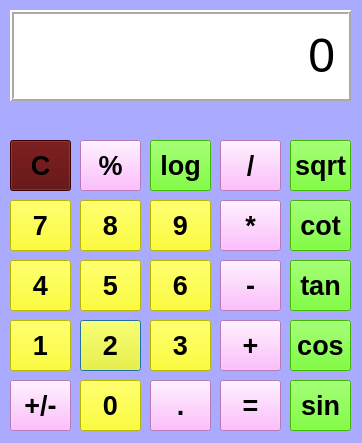
<?xml version="1.0" encoding="UTF-8"?>
<ui version="4.0">
 <class>Dg</class>
 <widget class="QDialog" name="Dg">
  <property name="geometry">
   <rect>
    <x>0</x>
    <y>0</y>
    <width>362</width>
    <height>443</height>
   </rect>
  </property>
  <property name="palette">
   <palette>
    <active>
     <colorrole role="WindowText">
      <brush brushstyle="SolidPattern">
       <color alpha="255">
        <red>0</red>
        <green>0</green>
        <blue>0</blue>
       </color>
      </brush>
     </colorrole>
     <colorrole role="Button">
      <brush brushstyle="SolidPattern">
       <color alpha="255">
        <red>170</red>
        <green>170</green>
        <blue>255</blue>
       </color>
      </brush>
     </colorrole>
     <colorrole role="Base">
      <brush brushstyle="SolidPattern">
       <color alpha="255">
        <red>170</red>
        <green>170</green>
        <blue>255</blue>
       </color>
      </brush>
     </colorrole>
     <colorrole role="Window">
      <brush brushstyle="SolidPattern">
       <color alpha="255">
        <red>170</red>
        <green>170</green>
        <blue>255</blue>
       </color>
      </brush>
     </colorrole>
    </active>
    <inactive>
     <colorrole role="WindowText">
      <brush brushstyle="SolidPattern">
       <color alpha="255">
        <red>0</red>
        <green>0</green>
        <blue>0</blue>
       </color>
      </brush>
     </colorrole>
     <colorrole role="Button">
      <brush brushstyle="SolidPattern">
       <color alpha="255">
        <red>170</red>
        <green>170</green>
        <blue>255</blue>
       </color>
      </brush>
     </colorrole>
     <colorrole role="Base">
      <brush brushstyle="SolidPattern">
       <color alpha="255">
        <red>170</red>
        <green>170</green>
        <blue>255</blue>
       </color>
      </brush>
     </colorrole>
     <colorrole role="Window">
      <brush brushstyle="SolidPattern">
       <color alpha="255">
        <red>170</red>
        <green>170</green>
        <blue>255</blue>
       </color>
      </brush>
     </colorrole>
    </inactive>
    <disabled>
     <colorrole role="WindowText">
      <brush brushstyle="SolidPattern">
       <color alpha="255">
        <red>120</red>
        <green>120</green>
        <blue>120</blue>
       </color>
      </brush>
     </colorrole>
     <colorrole role="Button">
      <brush brushstyle="SolidPattern">
       <color alpha="255">
        <red>170</red>
        <green>170</green>
        <blue>255</blue>
       </color>
      </brush>
     </colorrole>
     <colorrole role="Base">
      <brush brushstyle="SolidPattern">
       <color alpha="255">
        <red>170</red>
        <green>170</green>
        <blue>255</blue>
       </color>
      </brush>
     </colorrole>
     <colorrole role="Window">
      <brush brushstyle="SolidPattern">
       <color alpha="255">
        <red>170</red>
        <green>170</green>
        <blue>255</blue>
       </color>
      </brush>
     </colorrole>
    </disabled>
   </palette>
  </property>
  <property name="font">
   <font>
    <bold>true</bold>
   </font>
  </property>
  <property name="windowTitle">
   <string>CACULATOR</string>
  </property>
  <property name="styleSheet">
   <string notr="true">background-color: rgb(170, 170, 255);
border-color: rgb(255, 255, 255);</string>
  </property>
  <widget class="QPushButton" name="btn1">
   <property name="geometry">
    <rect>
     <x>10</x>
     <y>320</y>
     <width>61</width>
     <height>51</height>
    </rect>
   </property>
   <property name="palette">
    <palette>
     <active>
      <colorrole role="WindowText">
       <brush brushstyle="SolidPattern">
        <color alpha="255">
         <red>0</red>
         <green>0</green>
         <blue>0</blue>
        </color>
       </brush>
      </colorrole>
      <colorrole role="Button">
       <brush brushstyle="SolidPattern">
        <color alpha="255">
         <red>255</red>
         <green>255</green>
         <blue>0</blue>
        </color>
       </brush>
      </colorrole>
      <colorrole role="Light">
       <brush brushstyle="SolidPattern">
        <color alpha="255">
         <red>255</red>
         <green>128</green>
         <blue>0</blue>
        </color>
       </brush>
      </colorrole>
      <colorrole role="Midlight">
       <brush brushstyle="SolidPattern">
        <color alpha="255">
         <red>212</red>
         <green>106</green>
         <blue>0</blue>
        </color>
       </brush>
      </colorrole>
      <colorrole role="Dark">
       <brush brushstyle="SolidPattern">
        <color alpha="255">
         <red>85</red>
         <green>43</green>
         <blue>0</blue>
        </color>
       </brush>
      </colorrole>
      <colorrole role="Mid">
       <brush brushstyle="SolidPattern">
        <color alpha="255">
         <red>113</red>
         <green>57</green>
         <blue>0</blue>
        </color>
       </brush>
      </colorrole>
      <colorrole role="Text">
       <brush brushstyle="SolidPattern">
        <color alpha="255">
         <red>0</red>
         <green>0</green>
         <blue>0</blue>
        </color>
       </brush>
      </colorrole>
      <colorrole role="BrightText">
       <brush brushstyle="SolidPattern">
        <color alpha="255">
         <red>255</red>
         <green>255</green>
         <blue>255</blue>
        </color>
       </brush>
      </colorrole>
      <colorrole role="ButtonText">
       <brush brushstyle="SolidPattern">
        <color alpha="255">
         <red>0</red>
         <green>0</green>
         <blue>0</blue>
        </color>
       </brush>
      </colorrole>
      <colorrole role="Base">
       <brush brushstyle="SolidPattern">
        <color alpha="255">
         <red>255</red>
         <green>255</green>
         <blue>0</blue>
        </color>
       </brush>
      </colorrole>
      <colorrole role="Window">
       <brush brushstyle="SolidPattern">
        <color alpha="255">
         <red>255</red>
         <green>255</green>
         <blue>0</blue>
        </color>
       </brush>
      </colorrole>
      <colorrole role="Shadow">
       <brush brushstyle="SolidPattern">
        <color alpha="255">
         <red>0</red>
         <green>0</green>
         <blue>0</blue>
        </color>
       </brush>
      </colorrole>
      <colorrole role="AlternateBase">
       <brush brushstyle="SolidPattern">
        <color alpha="255">
         <red>212</red>
         <green>170</green>
         <blue>127</blue>
        </color>
       </brush>
      </colorrole>
      <colorrole role="ToolTipBase">
       <brush brushstyle="SolidPattern">
        <color alpha="255">
         <red>255</red>
         <green>255</green>
         <blue>220</blue>
        </color>
       </brush>
      </colorrole>
      <colorrole role="ToolTipText">
       <brush brushstyle="SolidPattern">
        <color alpha="255">
         <red>0</red>
         <green>0</green>
         <blue>0</blue>
        </color>
       </brush>
      </colorrole>
     </active>
     <inactive>
      <colorrole role="WindowText">
       <brush brushstyle="SolidPattern">
        <color alpha="255">
         <red>0</red>
         <green>0</green>
         <blue>0</blue>
        </color>
       </brush>
      </colorrole>
      <colorrole role="Button">
       <brush brushstyle="SolidPattern">
        <color alpha="255">
         <red>255</red>
         <green>255</green>
         <blue>0</blue>
        </color>
       </brush>
      </colorrole>
      <colorrole role="Light">
       <brush brushstyle="SolidPattern">
        <color alpha="255">
         <red>255</red>
         <green>255</green>
         <blue>255</blue>
        </color>
       </brush>
      </colorrole>
      <colorrole role="Midlight">
       <brush brushstyle="SolidPattern">
        <color alpha="255">
         <red>227</red>
         <green>227</green>
         <blue>227</blue>
        </color>
       </brush>
      </colorrole>
      <colorrole role="Dark">
       <brush brushstyle="SolidPattern">
        <color alpha="255">
         <red>160</red>
         <green>160</green>
         <blue>160</blue>
        </color>
       </brush>
      </colorrole>
      <colorrole role="Mid">
       <brush brushstyle="SolidPattern">
        <color alpha="255">
         <red>160</red>
         <green>160</green>
         <blue>160</blue>
        </color>
       </brush>
      </colorrole>
      <colorrole role="Text">
       <brush brushstyle="SolidPattern">
        <color alpha="255">
         <red>0</red>
         <green>0</green>
         <blue>0</blue>
        </color>
       </brush>
      </colorrole>
      <colorrole role="BrightText">
       <brush brushstyle="SolidPattern">
        <color alpha="255">
         <red>255</red>
         <green>255</green>
         <blue>255</blue>
        </color>
       </brush>
      </colorrole>
      <colorrole role="ButtonText">
       <brush brushstyle="SolidPattern">
        <color alpha="255">
         <red>0</red>
         <green>0</green>
         <blue>0</blue>
        </color>
       </brush>
      </colorrole>
      <colorrole role="Base">
       <brush brushstyle="SolidPattern">
        <color alpha="255">
         <red>255</red>
         <green>255</green>
         <blue>0</blue>
        </color>
       </brush>
      </colorrole>
      <colorrole role="Window">
       <brush brushstyle="SolidPattern">
        <color alpha="255">
         <red>255</red>
         <green>255</green>
         <blue>0</blue>
        </color>
       </brush>
      </colorrole>
      <colorrole role="Shadow">
       <brush brushstyle="SolidPattern">
        <color alpha="255">
         <red>105</red>
         <green>105</green>
         <blue>105</blue>
        </color>
       </brush>
      </colorrole>
      <colorrole role="AlternateBase">
       <brush brushstyle="SolidPattern">
        <color alpha="255">
         <red>245</red>
         <green>245</green>
         <blue>245</blue>
        </color>
       </brush>
      </colorrole>
      <colorrole role="ToolTipBase">
       <brush brushstyle="SolidPattern">
        <color alpha="255">
         <red>255</red>
         <green>255</green>
         <blue>220</blue>
        </color>
       </brush>
      </colorrole>
      <colorrole role="ToolTipText">
       <brush brushstyle="SolidPattern">
        <color alpha="255">
         <red>0</red>
         <green>0</green>
         <blue>0</blue>
        </color>
       </brush>
      </colorrole>
     </inactive>
     <disabled>
      <colorrole role="WindowText">
       <brush brushstyle="SolidPattern">
        <color alpha="255">
         <red>85</red>
         <green>43</green>
         <blue>0</blue>
        </color>
       </brush>
      </colorrole>
      <colorrole role="Button">
       <brush brushstyle="SolidPattern">
        <color alpha="255">
         <red>255</red>
         <green>255</green>
         <blue>0</blue>
        </color>
       </brush>
      </colorrole>
      <colorrole role="Light">
       <brush brushstyle="SolidPattern">
        <color alpha="255">
         <red>255</red>
         <green>128</green>
         <blue>0</blue>
        </color>
       </brush>
      </colorrole>
      <colorrole role="Midlight">
       <brush brushstyle="SolidPattern">
        <color alpha="255">
         <red>212</red>
         <green>106</green>
         <blue>0</blue>
        </color>
       </brush>
      </colorrole>
      <colorrole role="Dark">
       <brush brushstyle="SolidPattern">
        <color alpha="255">
         <red>85</red>
         <green>43</green>
         <blue>0</blue>
        </color>
       </brush>
      </colorrole>
      <colorrole role="Mid">
       <brush brushstyle="SolidPattern">
        <color alpha="255">
         <red>113</red>
         <green>57</green>
         <blue>0</blue>
        </color>
       </brush>
      </colorrole>
      <colorrole role="Text">
       <brush brushstyle="SolidPattern">
        <color alpha="255">
         <red>85</red>
         <green>43</green>
         <blue>0</blue>
        </color>
       </brush>
      </colorrole>
      <colorrole role="BrightText">
       <brush brushstyle="SolidPattern">
        <color alpha="255">
         <red>255</red>
         <green>255</green>
         <blue>255</blue>
        </color>
       </brush>
      </colorrole>
      <colorrole role="ButtonText">
       <brush brushstyle="SolidPattern">
        <color alpha="255">
         <red>85</red>
         <green>43</green>
         <blue>0</blue>
        </color>
       </brush>
      </colorrole>
      <colorrole role="Base">
       <brush brushstyle="SolidPattern">
        <color alpha="255">
         <red>255</red>
         <green>255</green>
         <blue>0</blue>
        </color>
       </brush>
      </colorrole>
      <colorrole role="Window">
       <brush brushstyle="SolidPattern">
        <color alpha="255">
         <red>255</red>
         <green>255</green>
         <blue>0</blue>
        </color>
       </brush>
      </colorrole>
      <colorrole role="Shadow">
       <brush brushstyle="SolidPattern">
        <color alpha="255">
         <red>0</red>
         <green>0</green>
         <blue>0</blue>
        </color>
       </brush>
      </colorrole>
      <colorrole role="AlternateBase">
       <brush brushstyle="SolidPattern">
        <color alpha="255">
         <red>245</red>
         <green>245</green>
         <blue>245</blue>
        </color>
       </brush>
      </colorrole>
      <colorrole role="ToolTipBase">
       <brush brushstyle="SolidPattern">
        <color alpha="255">
         <red>255</red>
         <green>255</green>
         <blue>220</blue>
        </color>
       </brush>
      </colorrole>
      <colorrole role="ToolTipText">
       <brush brushstyle="SolidPattern">
        <color alpha="255">
         <red>0</red>
         <green>0</green>
         <blue>0</blue>
        </color>
       </brush>
      </colorrole>
     </disabled>
    </palette>
   </property>
   <property name="font">
    <font>
     <pointsize>20</pointsize>
     <bold>true</bold>
    </font>
   </property>
   <property name="styleSheet">
    <string notr="true">background-color: rgb(255, 255, 0);</string>
   </property>
   <property name="text">
    <string>1</string>
   </property>
   <property name="autoDefault">
    <bool>false</bool>
   </property>
  </widget>
  <widget class="QPushButton" name="btn2">
   <property name="geometry">
    <rect>
     <x>80</x>
     <y>320</y>
     <width>61</width>
     <height>51</height>
    </rect>
   </property>
   <property name="font">
    <font>
     <pointsize>20</pointsize>
     <bold>true</bold>
    </font>
   </property>
   <property name="styleSheet">
    <string notr="true">background-color: rgb(255, 255, 0);</string>
   </property>
   <property name="text">
    <string>2</string>
   </property>
  </widget>
  <widget class="QPushButton" name="btn3">
   <property name="geometry">
    <rect>
     <x>150</x>
     <y>320</y>
     <width>61</width>
     <height>51</height>
    </rect>
   </property>
   <property name="font">
    <font>
     <pointsize>20</pointsize>
     <bold>true</bold>
    </font>
   </property>
   <property name="styleSheet">
    <string notr="true">background-color: rgb(255, 255, 0);</string>
   </property>
   <property name="text">
    <string>3</string>
   </property>
  </widget>
  <widget class="QPushButton" name="btn4">
   <property name="geometry">
    <rect>
     <x>10</x>
     <y>260</y>
     <width>61</width>
     <height>51</height>
    </rect>
   </property>
   <property name="font">
    <font>
     <pointsize>20</pointsize>
     <bold>true</bold>
    </font>
   </property>
   <property name="styleSheet">
    <string notr="true">background-color: rgb(255, 255, 0);</string>
   </property>
   <property name="text">
    <string>4</string>
   </property>
  </widget>
  <widget class="QPushButton" name="btn5">
   <property name="geometry">
    <rect>
     <x>80</x>
     <y>260</y>
     <width>61</width>
     <height>51</height>
    </rect>
   </property>
   <property name="font">
    <font>
     <pointsize>20</pointsize>
     <bold>true</bold>
    </font>
   </property>
   <property name="styleSheet">
    <string notr="true">background-color: rgb(255, 255, 0);</string>
   </property>
   <property name="text">
    <string>5</string>
   </property>
  </widget>
  <widget class="QPushButton" name="btn6">
   <property name="geometry">
    <rect>
     <x>150</x>
     <y>260</y>
     <width>61</width>
     <height>51</height>
    </rect>
   </property>
   <property name="font">
    <font>
     <pointsize>20</pointsize>
     <bold>true</bold>
    </font>
   </property>
   <property name="autoFillBackground">
    <bool>false</bool>
   </property>
   <property name="styleSheet">
    <string notr="true">background-color: rgb(255, 255, 0);</string>
   </property>
   <property name="text">
    <string>6</string>
   </property>
  </widget>
  <widget class="QPushButton" name="btn7">
   <property name="geometry">
    <rect>
     <x>10</x>
     <y>200</y>
     <width>61</width>
     <height>51</height>
    </rect>
   </property>
   <property name="font">
    <font>
     <pointsize>20</pointsize>
     <bold>true</bold>
    </font>
   </property>
   <property name="styleSheet">
    <string notr="true">background-color: rgb(255, 255, 0);</string>
   </property>
   <property name="text">
    <string>7</string>
   </property>
  </widget>
  <widget class="QPushButton" name="btn8">
   <property name="geometry">
    <rect>
     <x>80</x>
     <y>200</y>
     <width>61</width>
     <height>51</height>
    </rect>
   </property>
   <property name="font">
    <font>
     <pointsize>20</pointsize>
     <bold>true</bold>
    </font>
   </property>
   <property name="styleSheet">
    <string notr="true">background-color: rgb(255, 255, 0);</string>
   </property>
   <property name="text">
    <string>8</string>
   </property>
  </widget>
  <widget class="QPushButton" name="btn9">
   <property name="geometry">
    <rect>
     <x>150</x>
     <y>200</y>
     <width>61</width>
     <height>51</height>
    </rect>
   </property>
   <property name="font">
    <font>
     <pointsize>20</pointsize>
     <bold>true</bold>
    </font>
   </property>
   <property name="styleSheet">
    <string notr="true">background-color: rgb(255, 255, 0);</string>
   </property>
   <property name="text">
    <string>9</string>
   </property>
  </widget>
  <widget class="QPushButton" name="btn0">
   <property name="geometry">
    <rect>
     <x>80</x>
     <y>380</y>
     <width>61</width>
     <height>51</height>
    </rect>
   </property>
   <property name="font">
    <font>
     <pointsize>20</pointsize>
     <bold>true</bold>
    </font>
   </property>
   <property name="styleSheet">
    <string notr="true">background-color: rgb(255, 255, 0);</string>
   </property>
   <property name="text">
    <string>0</string>
   </property>
  </widget>
  <widget class="QPushButton" name="btn11">
   <property name="geometry">
    <rect>
     <x>10</x>
     <y>380</y>
     <width>61</width>
     <height>51</height>
    </rect>
   </property>
   <property name="palette">
    <palette>
     <active>
      <colorrole role="WindowText">
       <brush brushstyle="SolidPattern">
        <color alpha="255">
         <red>0</red>
         <green>0</green>
         <blue>0</blue>
        </color>
       </brush>
      </colorrole>
      <colorrole role="Button">
       <brush brushstyle="SolidPattern">
        <color alpha="255">
         <red>255</red>
         <green>170</green>
         <blue>255</blue>
        </color>
       </brush>
      </colorrole>
      <colorrole role="Base">
       <brush brushstyle="SolidPattern">
        <color alpha="255">
         <red>255</red>
         <green>170</green>
         <blue>255</blue>
        </color>
       </brush>
      </colorrole>
      <colorrole role="Window">
       <brush brushstyle="SolidPattern">
        <color alpha="255">
         <red>255</red>
         <green>170</green>
         <blue>255</blue>
        </color>
       </brush>
      </colorrole>
     </active>
     <inactive>
      <colorrole role="WindowText">
       <brush brushstyle="SolidPattern">
        <color alpha="255">
         <red>0</red>
         <green>0</green>
         <blue>0</blue>
        </color>
       </brush>
      </colorrole>
      <colorrole role="Button">
       <brush brushstyle="SolidPattern">
        <color alpha="255">
         <red>255</red>
         <green>170</green>
         <blue>255</blue>
        </color>
       </brush>
      </colorrole>
      <colorrole role="Base">
       <brush brushstyle="SolidPattern">
        <color alpha="255">
         <red>255</red>
         <green>170</green>
         <blue>255</blue>
        </color>
       </brush>
      </colorrole>
      <colorrole role="Window">
       <brush brushstyle="SolidPattern">
        <color alpha="255">
         <red>255</red>
         <green>170</green>
         <blue>255</blue>
        </color>
       </brush>
      </colorrole>
     </inactive>
     <disabled>
      <colorrole role="WindowText">
       <brush brushstyle="SolidPattern">
        <color alpha="255">
         <red>127</red>
         <green>85</green>
         <blue>127</blue>
        </color>
       </brush>
      </colorrole>
      <colorrole role="Button">
       <brush brushstyle="SolidPattern">
        <color alpha="255">
         <red>255</red>
         <green>170</green>
         <blue>255</blue>
        </color>
       </brush>
      </colorrole>
      <colorrole role="Base">
       <brush brushstyle="SolidPattern">
        <color alpha="255">
         <red>255</red>
         <green>170</green>
         <blue>255</blue>
        </color>
       </brush>
      </colorrole>
      <colorrole role="Window">
       <brush brushstyle="SolidPattern">
        <color alpha="255">
         <red>255</red>
         <green>170</green>
         <blue>255</blue>
        </color>
       </brush>
      </colorrole>
     </disabled>
    </palette>
   </property>
   <property name="font">
    <font>
     <pointsize>20</pointsize>
     <bold>true</bold>
    </font>
   </property>
   <property name="autoFillBackground">
    <bool>false</bool>
   </property>
   <property name="styleSheet">
    <string notr="true">background-color: rgb(255, 170, 255);
border-color: rgb(255, 0, 255);</string>
   </property>
   <property name="text">
    <string>+/-</string>
   </property>
  </widget>
  <widget class="QPushButton" name="btn12">
   <property name="geometry">
    <rect>
     <x>150</x>
     <y>380</y>
     <width>61</width>
     <height>51</height>
    </rect>
   </property>
   <property name="font">
    <font>
     <pointsize>20</pointsize>
     <bold>true</bold>
    </font>
   </property>
   <property name="styleSheet">
    <string notr="true">background-color: rgb(255, 170, 255);
border-color: rgb(255, 0, 255);</string>
   </property>
   <property name="text">
    <string>.</string>
   </property>
  </widget>
  <widget class="QPushButton" name="btn_C">
   <property name="geometry">
    <rect>
     <x>10</x>
     <y>140</y>
     <width>61</width>
     <height>51</height>
    </rect>
   </property>
   <property name="font">
    <font>
     <pointsize>20</pointsize>
     <bold>true</bold>
    </font>
   </property>
   <property name="styleSheet">
    <string notr="true">background-color: rgb(85, 0, 0);</string>
   </property>
   <property name="text">
    <string>C</string>
   </property>
  </widget>
  <widget class="QPushButton" name="btn_sum">
   <property name="geometry">
    <rect>
     <x>220</x>
     <y>320</y>
     <width>61</width>
     <height>51</height>
    </rect>
   </property>
   <property name="font">
    <font>
     <pointsize>20</pointsize>
     <bold>true</bold>
    </font>
   </property>
   <property name="styleSheet">
    <string notr="true">background-color: rgb(255, 170, 255);
border-color: rgb(255, 0, 255);</string>
   </property>
   <property name="text">
    <string>+</string>
   </property>
  </widget>
  <widget class="QPushButton" name="btn_equal">
   <property name="geometry">
    <rect>
     <x>220</x>
     <y>380</y>
     <width>61</width>
     <height>51</height>
    </rect>
   </property>
   <property name="font">
    <font>
     <pointsize>20</pointsize>
     <bold>true</bold>
    </font>
   </property>
   <property name="styleSheet">
    <string notr="true">background-color: rgb(255, 170, 255);
border-color: rgb(255, 0, 255);</string>
   </property>
   <property name="text">
    <string>=</string>
   </property>
  </widget>
  <widget class="QPushButton" name="btn_per">
   <property name="geometry">
    <rect>
     <x>80</x>
     <y>140</y>
     <width>61</width>
     <height>51</height>
    </rect>
   </property>
   <property name="font">
    <font>
     <pointsize>20</pointsize>
     <bold>true</bold>
    </font>
   </property>
   <property name="styleSheet">
    <string notr="true">background-color: rgb(255, 170, 255);</string>
   </property>
   <property name="text">
    <string>%</string>
   </property>
  </widget>
  <widget class="QPushButton" name="btn_log">
   <property name="geometry">
    <rect>
     <x>150</x>
     <y>140</y>
     <width>61</width>
     <height>51</height>
    </rect>
   </property>
   <property name="font">
    <font>
     <pointsize>20</pointsize>
     <bold>true</bold>
    </font>
   </property>
   <property name="styleSheet">
    <string notr="true">background-color: rgb(85, 255, 0);
border-color: rgb(0, 170, 0);</string>
   </property>
   <property name="text">
    <string>log</string>
   </property>
  </widget>
  <widget class="QPushButton" name="btn_sin">
   <property name="geometry">
    <rect>
     <x>290</x>
     <y>380</y>
     <width>61</width>
     <height>51</height>
    </rect>
   </property>
   <property name="font">
    <font>
     <pointsize>20</pointsize>
     <bold>true</bold>
    </font>
   </property>
   <property name="styleSheet">
    <string notr="true">background-color: rgb(85, 255, 0);
border-color: rgb(0, 170, 0);</string>
   </property>
   <property name="text">
    <string>sin</string>
   </property>
  </widget>
  <widget class="QPushButton" name="btn_div">
   <property name="geometry">
    <rect>
     <x>220</x>
     <y>140</y>
     <width>61</width>
     <height>51</height>
    </rect>
   </property>
   <property name="font">
    <font>
     <pointsize>20</pointsize>
     <bold>true</bold>
    </font>
   </property>
   <property name="styleSheet">
    <string notr="true">background-color: rgb(255, 170, 255);
border-color: rgb(255, 0, 255);</string>
   </property>
   <property name="text">
    <string>/</string>
   </property>
  </widget>
  <widget class="QPushButton" name="btn_mult">
   <property name="geometry">
    <rect>
     <x>220</x>
     <y>200</y>
     <width>61</width>
     <height>51</height>
    </rect>
   </property>
   <property name="font">
    <font>
     <pointsize>20</pointsize>
     <bold>true</bold>
    </font>
   </property>
   <property name="styleSheet">
    <string notr="true">background-color: rgb(255, 170, 255);
border-color: rgb(255, 0, 255);</string>
   </property>
   <property name="text">
    <string>*</string>
   </property>
  </widget>
  <widget class="QPushButton" name="btn_sub">
   <property name="geometry">
    <rect>
     <x>220</x>
     <y>260</y>
     <width>61</width>
     <height>51</height>
    </rect>
   </property>
   <property name="font">
    <font>
     <pointsize>20</pointsize>
     <bold>true</bold>
    </font>
   </property>
   <property name="styleSheet">
    <string notr="true">background-color: rgb(255, 170, 255);
border-color: rgb(255, 0, 255);</string>
   </property>
   <property name="text">
    <string>-</string>
   </property>
  </widget>
  <widget class="QPushButton" name="btn_cos">
   <property name="geometry">
    <rect>
     <x>290</x>
     <y>320</y>
     <width>61</width>
     <height>51</height>
    </rect>
   </property>
   <property name="font">
    <font>
     <pointsize>20</pointsize>
     <bold>true</bold>
    </font>
   </property>
   <property name="styleSheet">
    <string notr="true">background-color: rgb(85, 255, 0);
border-color: rgb(0, 170, 0);</string>
   </property>
   <property name="text">
    <string>cos</string>
   </property>
  </widget>
  <widget class="QPushButton" name="btn_tan">
   <property name="geometry">
    <rect>
     <x>290</x>
     <y>260</y>
     <width>61</width>
     <height>51</height>
    </rect>
   </property>
   <property name="font">
    <font>
     <pointsize>20</pointsize>
     <bold>true</bold>
    </font>
   </property>
   <property name="styleSheet">
    <string notr="true">background-color: rgb(85, 255, 0);
border-color: rgb(0, 170, 0);</string>
   </property>
   <property name="text">
    <string>tan</string>
   </property>
  </widget>
  <widget class="QPushButton" name="btn_sqrt">
   <property name="geometry">
    <rect>
     <x>290</x>
     <y>140</y>
     <width>61</width>
     <height>51</height>
    </rect>
   </property>
   <property name="font">
    <font>
     <pointsize>20</pointsize>
     <bold>true</bold>
    </font>
   </property>
   <property name="styleSheet">
    <string notr="true">background-color: rgb(85, 255, 0);
border-color: rgb(0, 170, 0);</string>
   </property>
   <property name="text">
    <string>sqrt</string>
   </property>
  </widget>
  <widget class="QPushButton" name="btn_cot">
   <property name="geometry">
    <rect>
     <x>290</x>
     <y>200</y>
     <width>61</width>
     <height>51</height>
    </rect>
   </property>
   <property name="font">
    <font>
     <pointsize>20</pointsize>
     <bold>true</bold>
    </font>
   </property>
   <property name="styleSheet">
    <string notr="true">background-color: rgb(85, 255, 0);
border-color: rgb(0, 170, 0);</string>
   </property>
   <property name="text">
    <string>cot</string>
   </property>
  </widget>
  <widget class="QLabel" name="output">
   <property name="geometry">
    <rect>
     <x>10</x>
     <y>10</y>
     <width>341</width>
     <height>91</height>
    </rect>
   </property>
   <property name="font">
    <font>
     <pointsize>36</pointsize>
     <bold>false</bold>
    </font>
   </property>
   <property name="styleSheet">
    <string notr="true">background-color: rgb(255, 255, 255);</string>
   </property>
   <property name="frameShape">
    <enum>QFrame::Box</enum>
   </property>
   <property name="frameShadow">
    <enum>QFrame::Raised</enum>
   </property>
   <property name="lineWidth">
    <number>2</number>
   </property>
   <property name="text">
    <string>0</string>
   </property>
   <property name="scaledContents">
    <bool>true</bool>
   </property>
   <property name="alignment">
    <set>Qt::AlignRight|Qt::AlignTrailing|Qt::AlignVCenter</set>
   </property>
   <property name="margin">
    <number>10</number>
   </property>
  </widget>
  <zorder>btn11</zorder>
  <zorder>btn1</zorder>
  <zorder>btn2</zorder>
  <zorder>btn3</zorder>
  <zorder>btn4</zorder>
  <zorder>btn5</zorder>
  <zorder>btn6</zorder>
  <zorder>btn7</zorder>
  <zorder>btn8</zorder>
  <zorder>btn9</zorder>
  <zorder>btn0</zorder>
  <zorder>btn12</zorder>
  <zorder>btn_C</zorder>
  <zorder>btn_sum</zorder>
  <zorder>btn_equal</zorder>
  <zorder>btn_per</zorder>
  <zorder>btn_log</zorder>
  <zorder>btn_sin</zorder>
  <zorder>btn_div</zorder>
  <zorder>btn_mult</zorder>
  <zorder>btn_sub</zorder>
  <zorder>btn_cos</zorder>
  <zorder>btn_tan</zorder>
  <zorder>btn_sqrt</zorder>
  <zorder>btn_cot</zorder>
  <zorder>output</zorder>
 </widget>
 <resources/>
 <connections/>
</ui>
